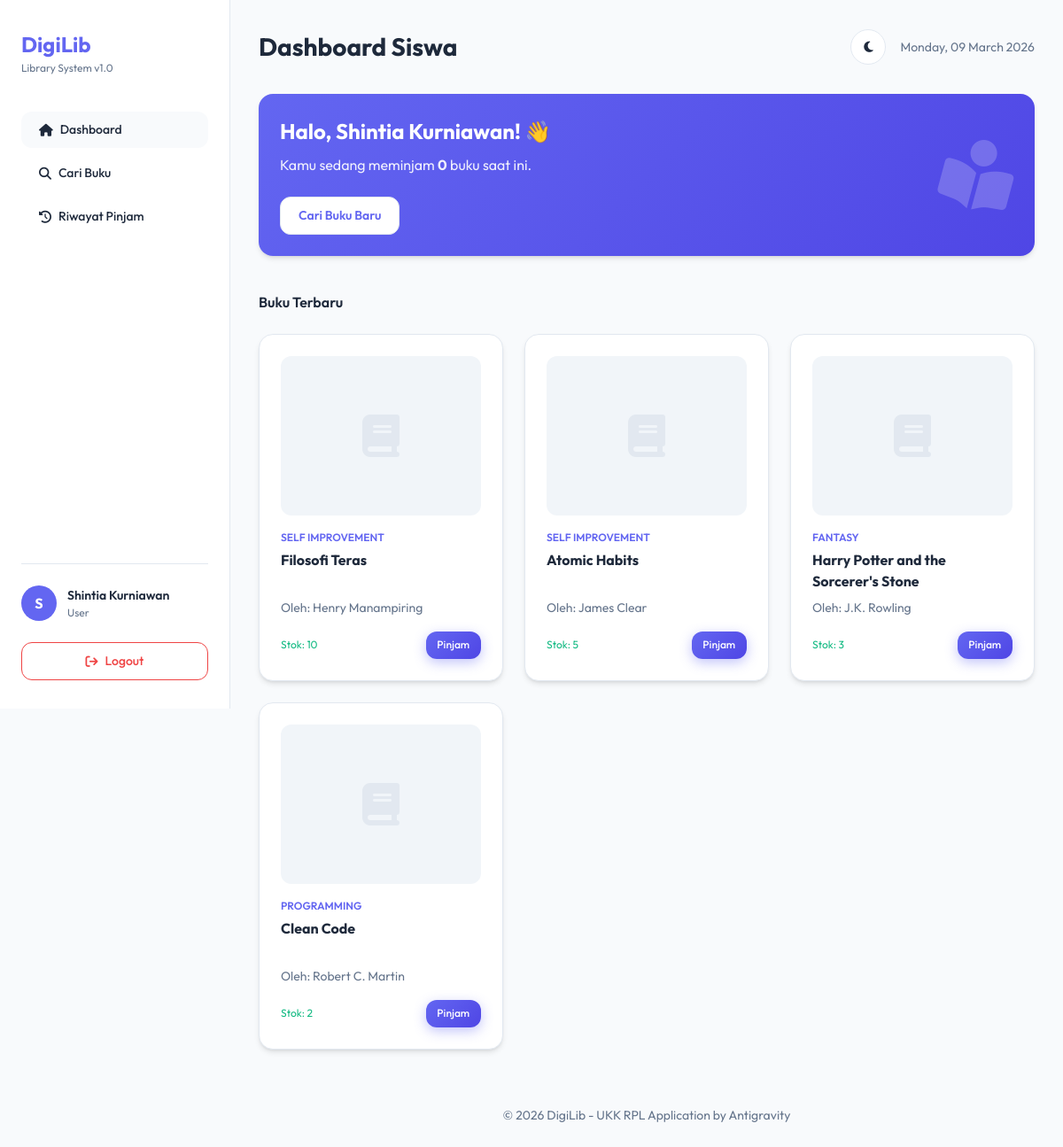
The page /user/dashboard.php (signed in) on the database its author committed.
### tables this page shows
CREATE TABLE IF NOT EXISTS buku (
    id_buku INT AUTO_INCREMENT PRIMARY KEY,
    judul VARCHAR(255) NOT NULL,
    pengarang VARCHAR(100) NOT NULL,
    penerbit VARCHAR(100) NOT NULL,
    tahun YEAR NOT NULL,
    stok INT NOT NULL DEFAULT 0,
    kategori VARCHAR(100),
    created_at TIMESTAMP DEFAULT CURRENT_TIMESTAMP
);

### user/dashboard.php (the view, shortened to what this page needs)
<?php
require_once '../config/koneksi.php';
$userId = $_SESSION['user_id'];
$countDipinjam = $pdo->prepare("SELECT COUNT(*) FROM transaksi WHERE id_user = ? AND status = 'dipinjam'");
$countDipinjam->execute([$userId]);
$dipinjam = $countDipinjam->fetchColumn();
$books = $pdo->query("SELECT * FROM buku ORDER BY created_at DESC LIMIT 4")->fetchAll();
require_once '../includes/header.php';
?>
<div class="card animate-fade-in" style="background: linear-gradient(135deg, var(--primary), var(--primary-hover)); color: white; display: flex; align-items: center; justify-content: space-between; border: none; margin-bottom: 2.5rem;">
    <div>
        <h3 style="font-size: 1.5rem; margin-bottom: 0.5rem;">Halo, <?= $_SESSION['nama'] ?>! 👋</h3>
        <p style="opacity: 0.9;">Kamu sedang meminjam <strong><?= $dipinjam ?></strong> buku saat ini.</p>
        <a href="katalog.php" class="btn btn-secondary" style="margin-top: 1.5rem; color: var(--primary); font-weight: 600;">Cari Buku Baru</a>
    </div>
    <div style="font-size: 5rem; opacity: 0.2; transform: rotate(15deg);">
        <i class="fa-solid fa-book-open-reader"></i>
    </div>
</div>
<h4 style="margin-bottom: 1.5rem; font-weight: 600;">Buku Terbaru</h4>
<div style="display: grid; grid-template-columns: repeat(auto-fill, minmax(250px, 1fr)); gap: 1.5rem;">
    <?php foreach ($books as $row): ?>
    <div class="card animate-fade-in">
        <div style="width: 100%; height: 180px; background: #f1f5f9; border-radius: var(--radius-md); display: flex; align-items: center; justify-content: center; margin-bottom: 1rem;">
            <i class="fa-solid fa-book" style="font-size: 3rem; color: var(--border);"></i>
        </div>
        <p style="font-size: 0.75rem; color: var(--primary); font-weight: 600; text-transform: uppercase;"><?= $row['kategori'] ?></p>
        <h5 style="font-size: 1rem; margin: 0.25rem 0 0.5rem 0; height: 3rem; overflow: hidden;"><?= $row['judul'] ?></h5>
        <p style="font-size: 0.875rem; color: var(--text-muted); margin-bottom: 1rem;">Oleh: <?= $row['pengarang'] ?></p>
        <div style="display: flex; justify-content: space-between; align-items: center;">
            <span style="font-size: 0.75rem; color: <?= $row['stok'] > 0 ? 'var(--success)' : 'var(--danger)' ?>;">
                Stok: <?= $row['stok'] ?>
            </span>
            <a href="katalog.php" class="btn btn-primary" style="padding: 0.4rem 0.8rem; font-size: 0.75rem;">Pinjam</a>
        </div>
    </div>
    <?php endforeach; ?>
</div>
<?php require_once '../includes/footer.php'; ?>

### assets/css/style.css (style rules this page uses)
:root { --primary: #6366f1; --primary-hover: #4f46e5; --secondary: #ec4899; --accent: #f59e0b; --background: #f8fafc; --surface: #ffffff; --text-main: #1e293b; --text-muted: #64748b; --border: #e2e8f0; --success: #10b981; --danger: #ef4444; --radius-sm: 0.5rem; --radius-md: 0.75rem; --radius-lg: 1rem; --shadow-sm: 0 1px 2px 0 rgb(0 0 0 / 0.05); --shadow: 0 4px 6px -1px rgb(0 0 0 / 0.1), 0 2px 4px -2px rgb(0 0 0 / 0.1); --shadow-lg: 0 10px 15px -3px rgb(0 0 0 / 0.1), 0 4px 6px -4px rgb(0 0 0 / 0.1); --glass: rgba(255, 255, 255, 0.7); --glass-border: rgba(255, 255, 255, 0.3); }
* { margin: 0; padding: 0; box-sizing: border-box; }
body { font-family: 'Outfit', sans-serif; background-color: var(--background); color: var(--text-main); line-height: 1.5; overflow-x: hidden; transition: background-color 0.3s ease; }
.animate-fade-in { animation: fadeIn 0.5s ease forwards; }
.btn { display: inline-flex; align-items: center; justify-content: center; padding: 0.625rem 1.25rem; font-weight: 500; border-radius: var(--radius-md); cursor: pointer; transition: all 0.2s cubic-bezier(0.4, 0, 0.2, 1); border: none; gap: 0.5rem; font-size: 0.875rem; text-decoration: none; }
.btn-primary { background: linear-gradient(135deg, var(--primary), var(--primary-hover)); color: white; box-shadow: 0 4px 14px 0 rgba(99, 102, 241, 0.39); }
.btn-secondary { background: var(--surface); color: var(--text-main); border: 1px solid var(--border); }
.card { background: var(--surface); border-radius: var(--radius-lg); padding: 1.5rem; box-shadow: var(--shadow); border: 1px solid var(--border); transition: transform 0.3s ease, box-shadow 0.3s ease; }

### rows shown on the page
buku: kategori "SELF IMPROVEMENT", judul "Filosofi Teras", pengarang "Henry Manampiring", stok "10"
buku: kategori "SELF IMPROVEMENT", judul "Atomic Habits", pengarang "James Clear", stok "5"
buku: kategori "FANTASY", judul "Harry Potter and the Sorcerer's Stone", pengarang "J.K. Rowling", stok "3"
buku: kategori "PROGRAMMING", judul "Clean Code", pengarang "Robert C. Martin", stok "2"

### other values the page prints
substr($_SESSION['nama'], 0, 1) "S"
$_SESSION['nama'] "Shintia Kurniawan"
$_SESSION['role'] "User"
$pageTitle "Dashboard Siswa"
$dipinjam "0"
